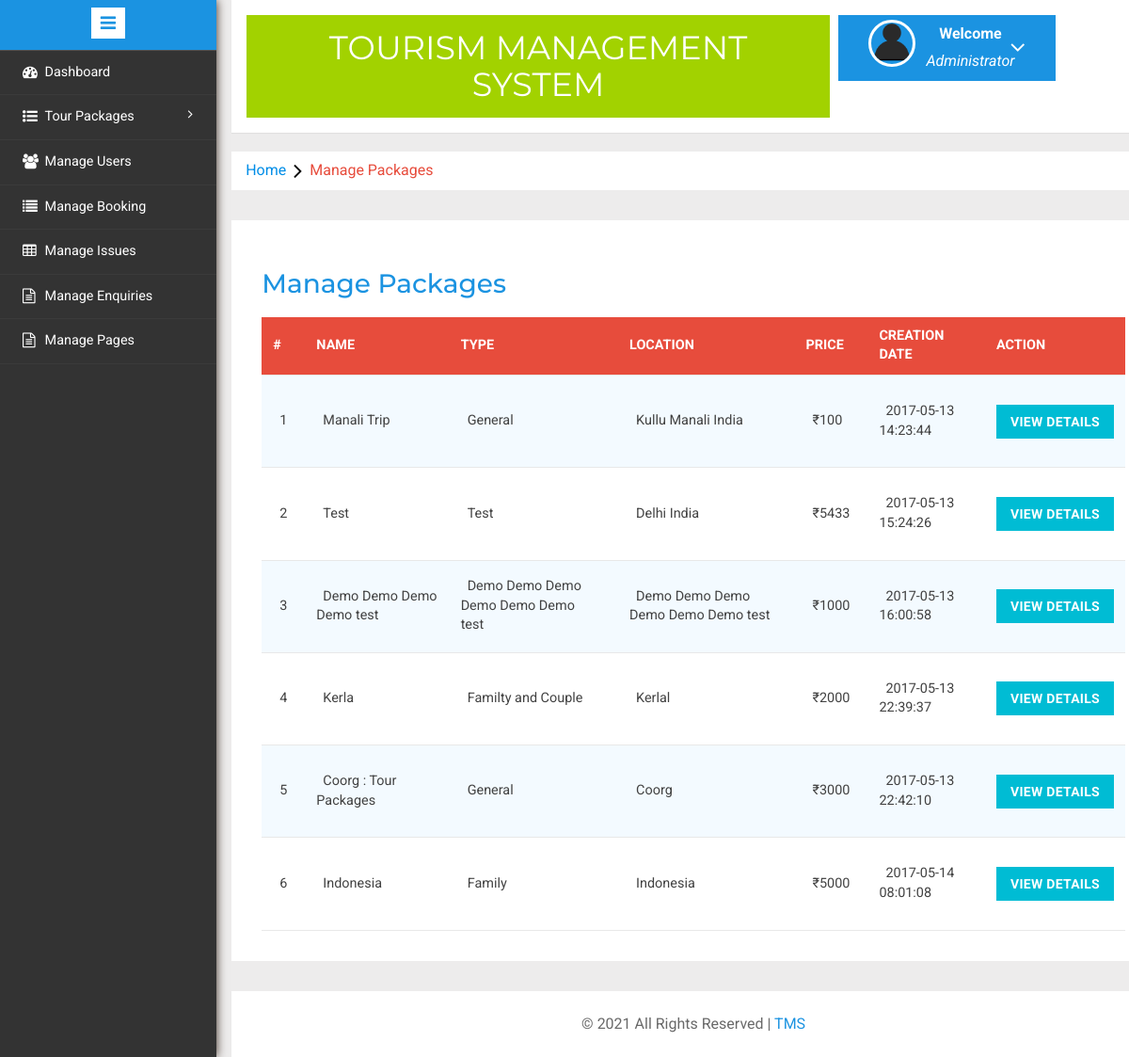
The page /admin/manage-packages.php (signed in) on the database as committed earlier.
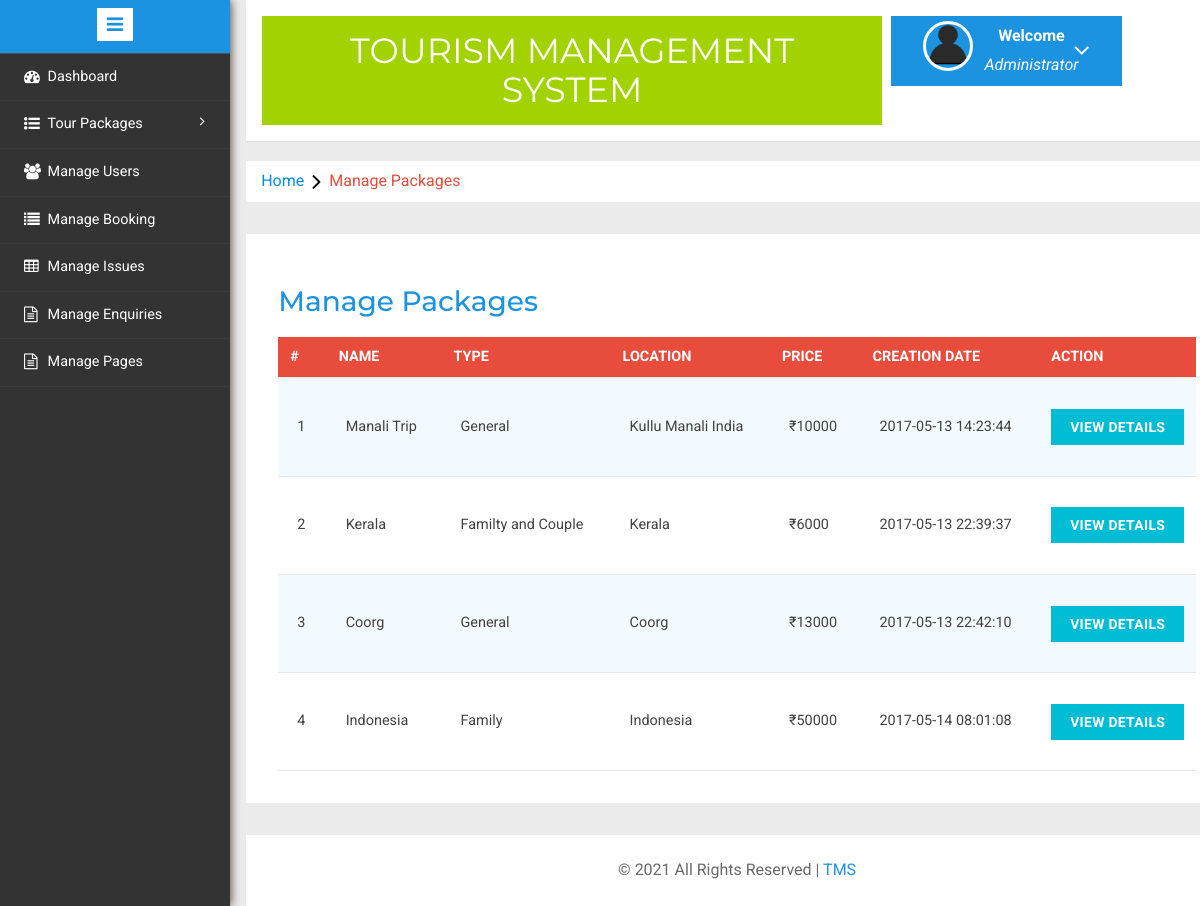
The same page on the database as committed later.
### tables this page shows
CREATE TABLE `tbltourpackages` (
  `PackageId` int(11) NOT NULL,
  `PackageName` varchar(200) DEFAULT NULL,
  `PackageType` varchar(150) DEFAULT NULL,
  `PackageLocation` varchar(100) DEFAULT NULL,
  `PackagePrice` int(11) DEFAULT NULL,
  `PackageFetures` varchar(255) DEFAULT NULL,
  `PackageDetails` mediumtext DEFAULT NULL,
  `PackageImage` varchar(100) DEFAULT NULL,
  `Creationdate` timestamp NULL DEFAULT current_timestamp(),
  `UpdationDate` timestamp NULL DEFAULT NULL ON UPDATE current_timestamp()
);

### admin/manage-packages.php (the view, shortened to what this page needs)
<?php
include('includes/config.php');
if(strlen($_SESSION['alogin'])==0)
	{
header('location:index.php');
}
else{
	?>
<!DOCTYPE HTML>
<html>
<head>
<link href="css/bootstrap.min.css" rel='stylesheet' type='text/css' />
<link href="css/style.css" rel='stylesheet' type='text/css' />
<link rel="stylesheet" href="css/morris.css" type="text/css"/>
<link href="css/font-awesome.css" rel="stylesheet">
<link rel="stylesheet" type="text/css" href="css/table-style.css" />
<link rel="stylesheet" type="text/css" href="css/basictable.css" />
<link rel="stylesheet" href="css/icon-font.min.css" type='text/css' />
</head>
<body>
   <div class="page-container">
<div class="left-content">
	   <div class="mother-grid-inner">
				<?php include('includes/header.php');?>
				</div>
<ol class="breadcrumb">
                <li class="breadcrumb-item"><a href="index.html">Home</a><i class="fa fa-angle-right"></i>Manage Packages</li>
            </ol>
<div class="agile-grids">
				<div class="agile-tables">
					<div class="w3l-table-info">
					  <h2>Manage Packages</h2>
					    <table id="table">
						<thead>
						  <tr>
						  <th>#</th>
							<th >Name</th>
							<th>Type</th>
							<th>Location</th>
							<th>Price</th>
							<th>Creation Date</th>
							<th>Action</th>
						  </tr>
						</thead>
						<tbody>
<?php $sql = "SELECT * from TblTourPackages";
$query = $dbh -> prepare($sql);
$query->execute();
$results=$query->fetchAll(PDO::FETCH_OBJ);
$cnt=1;
if($query->rowCount() > 0)
{
foreach($results as $result)
{				?>
						  <tr>
							<td><?php echo htmlentities($cnt);?></td>
							<td><?php echo htmlentities($result->PackageName);?></td>
							<td><?php echo htmlentities($result->PackageType);?></td>
							<td><?php echo htmlentities($result->PackageLocation);?></td>
							<td>₹<?php echo htmlentities($result->PackagePrice);?></td>
							<td><?php echo htmlentities($result->Creationdate);?></td>
							<td><a href="update-package.php?pid=<?php echo htmlentities($result->PackageId);?>"><button type="button" class="btn btn-primary btn-block">View Details</button></a></td>
						  </tr>
						 <?php $cnt=$cnt+1;} }?>
						</tbody>
					  </table>
					</div>
			</div>
<?php include('includes/footer.php');?>
</div>
</div>
						<?php include('includes/sidebarmenu.php');?>
							</div>
</body>
</html>
<?php } ?>

Rows that differ between the two databases and show on the page:
removed tbltourpackages: PackageName "Test", PackageType "Test", PackageLocation "Delhi India", PackagePrice "5433", Creationdate "2017-05-13 15:24:26"
removed tbltourpackages: PackageName "Demo Demo Demo Demo test", PackageType "Demo Demo Demo Demo Demo Demo test", PackageLocation "Demo Demo Demo Demo Demo Demo test", PackagePrice "1000", Creationdate "2017-05-13 16:00:58"
changed tbltourpackages "Manali Trip": PackagePrice "100" → "10000"
changed tbltourpackages "Familty and Couple": PackageName "Kerla" → "Kerala"; PackageLocation "Kerlal" → "Kerala"; PackagePrice "2000" → "6000"
changed tbltourpackages "Coorg": PackageName "Coorg : Tour Packages" → "Coorg"; PackagePrice "3000" → "13000"
changed tbltourpackages "Indonesia": PackagePrice "5000" → "50000"
